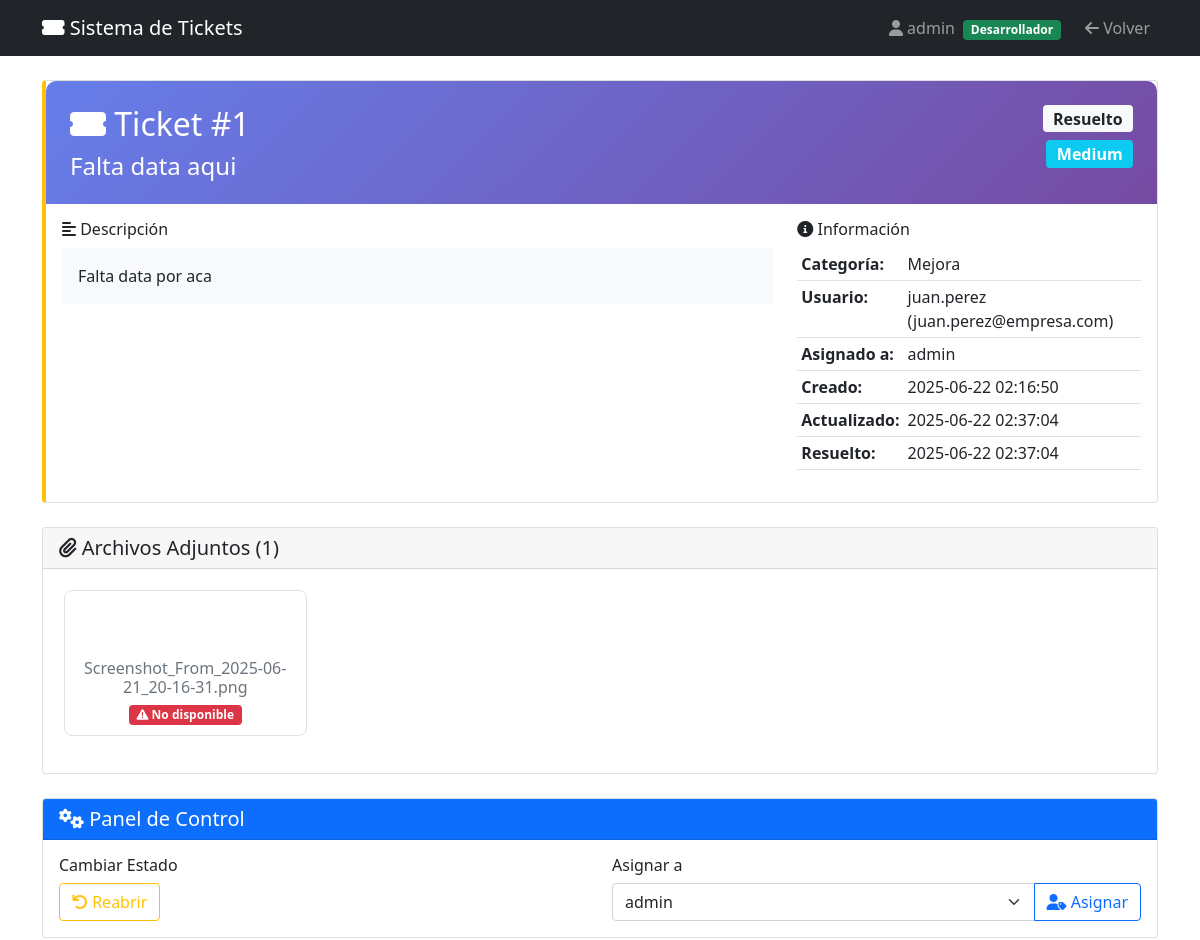
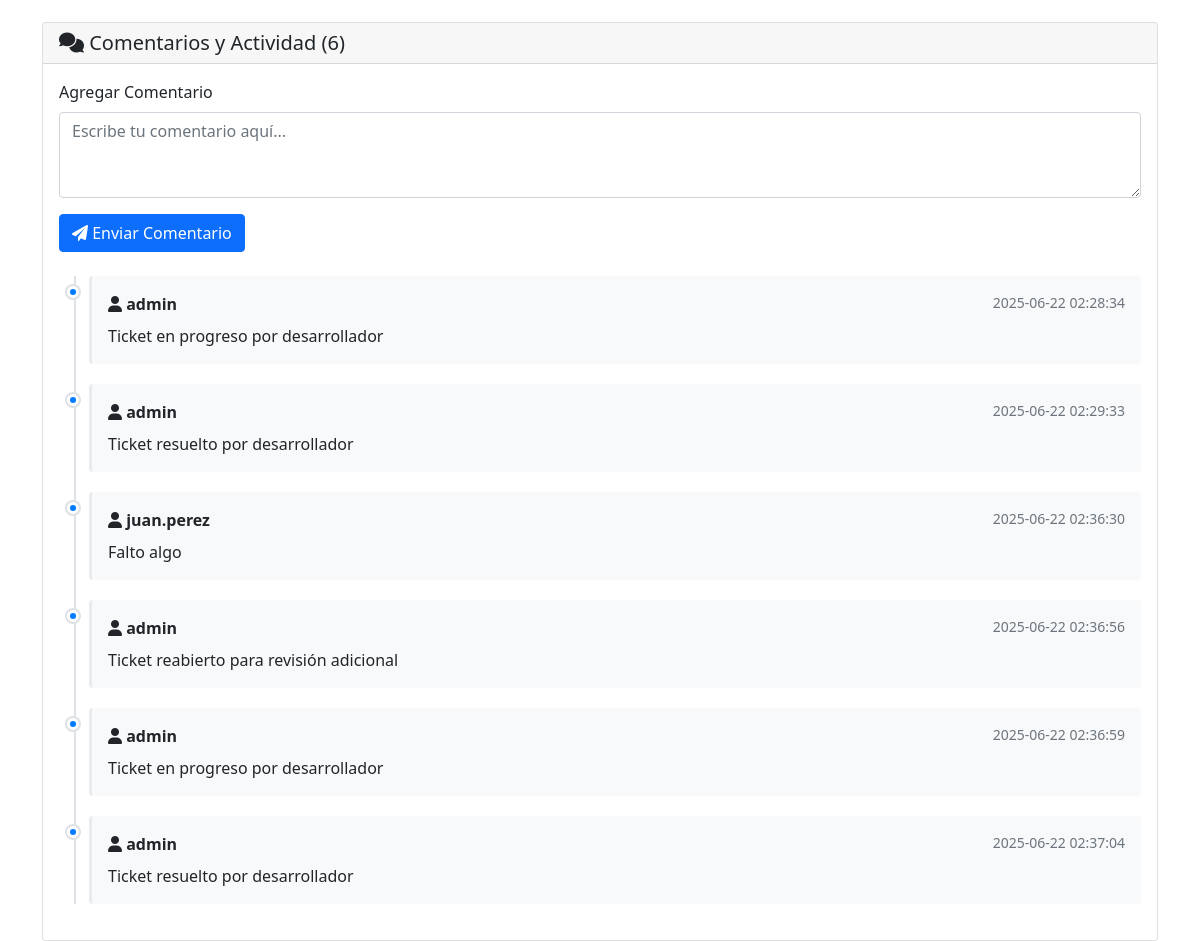
The page /view_ticket/1 (signed in) on the database its author committed (2 pictures, top to bottom).
### tables this page shows
CREATE TABLE users (
                id INTEGER PRIMARY KEY AUTOINCREMENT,
                username TEXT UNIQUE NOT NULL,
                email TEXT NOT NULL,
                is_active BOOLEAN DEFAULT 1,
                is_developer BOOLEAN DEFAULT 0,
                created_at TIMESTAMP DEFAULT CURRENT_TIMESTAMP
            );

CREATE TABLE tickets (
                id INTEGER PRIMARY KEY AUTOINCREMENT,
                title TEXT NOT NULL,
                description TEXT NOT NULL,
                category TEXT NOT NULL,
                priority TEXT NOT NULL,
                status TEXT DEFAULT 'Abierto',
                user_id INTEGER,
                assigned_to INTEGER,
                created_at TIMESTAMP DEFAULT CURRENT_TIMESTAMP,
                updated_at TIMESTAMP DEFAULT CURRENT_TIMESTAMP,
                resolved_at TIMESTAMP,
                attachments TEXT, drive_attachments TEXT,
                FOREIGN KEY (user_id) REFERENCES users (id),
                FOREIGN KEY (assigned_to) REFERENCES users (id)
            );

CREATE TABLE comments (
                id INTEGER PRIMARY KEY AUTOINCREMENT,
                ticket_id INTEGER,
                user_id INTEGER,
                comment TEXT NOT NULL,
                created_at TIMESTAMP DEFAULT CURRENT_TIMESTAMP,
                FOREIGN KEY (ticket_id) REFERENCES tickets (id),
                FOREIGN KEY (user_id) REFERENCES users (id)
            );

### app_simple.py (the view)
@app.route('/view_ticket/<int:ticket_id>')
def view_ticket(ticket_id):
    if 'user_id' not in session:
        return redirect(url_for('index'))
    user_id = session['user_id']
    is_developer = session['is_developer']
    conn = sqlite3.connect(DATABASE)
    cursor = conn.cursor()
    cursor.execute('''
        SELECT t.*, u.username as user_name, u.email as user_email,
               d.username as developer_name, d.email as developer_email
        FROM tickets t
        LEFT JOIN users u ON t.user_id = u.id
        LEFT JOIN users d ON t.assigned_to = d.id
        WHERE t.id = ?
    ''', (ticket_id,))
    ticket = cursor.fetchone()
    if not ticket:
        flash('Ticket no encontrado', 'error')
        return redirect(url_for('dashboard'))
    if not is_developer and ticket[6] != user_id:
        flash('No tienes permisos para ver este ticket', 'error')
        return redirect(url_for('dashboard'))
    cursor.execute('''
        SELECT c.*, u.username
        FROM comments c
        JOIN users u ON c.user_id = u.id
        WHERE c.ticket_id = ?
        ORDER BY c.created_at ASC
    ''', (ticket_id,))
    comments = cursor.fetchall()
    cursor.execute('SELECT id, username FROM users WHERE is_developer = 1 AND is_active = 1')
    developers = cursor.fetchall()
    conn.close()
    attachments = []
    if ticket[11]:  # ticket[11] es la columna attachments
        try:
            attachment_list = json.loads(ticket[11])
            for filename in attachment_list:
                file_path = os.path.join(UPLOAD_FOLDER, filename)
                file_exists = os.path.exists(file_path)
                file_size = 0
                if file_exists:
                    file_size = os.path.getsize(file_path)
                attachments.append({
                    'filename': filename,
                    'original_name': filename.split('_', 2)[-1] if '_' in filename else filename,
                    'exists': file_exists,
                    'size': file_size,
                    'download_url': url_for('download_attachment', ticket_id=ticket_id, filename=filename)
                })
        except json.JSONDecodeError:
            pass
    return render_template('view_ticket.html',
                         ticket=ticket,
                         comments=comments,
                         developers=developers,
                         attachments=attachments,
                         user={'id': user_id, 'username': session['username'], 'is_developer': is_developer})

### templates/view_ticket.html (shortened to what this page needs)
<!DOCTYPE html>
<html lang="es">
<head>
    <link href="https://cdn.jsdelivr.net/npm/bootstrap@5.1.3/dist/css/bootstrap.min.css" rel="stylesheet">
    <link href="https://cdnjs.cloudflare.com/ajax/libs/font-awesome/6.0.0/css/all.min.css" rel="stylesheet">
</head>
<body>
    <nav class="navbar navbar-expand-lg navbar-dark bg-dark">
        <div class="container">
            <a class="navbar-brand" href="/dashboard">
                <i class="fas fa-ticket-alt"></i> Sistema de Tickets
            </a>
            <div class="navbar-nav ms-auto">
                <span class="navbar-text me-3">
                    <i class="fas fa-user"></i> {{ user.username }}
                    {% if user.is_developer %}
                        <span class="badge bg-success ms-1">Desarrollador</span>
                    {% endif %}
                </span>
                <a class="nav-link" href="/dashboard">
                    <i class="fas fa-arrow-left"></i> Volver
                </a>
            </div>
        </div>
    </nav>
    <div class="container mt-4">
        <div class="card priority-{{ ticket[4].lower() }} mb-4">
            <div class="ticket-header p-4">
                <div class="d-flex justify-content-between align-items-start">
                    <div>
                        <h2 class="mb-2">
                            <i class="fas fa-ticket-alt"></i>
                            Ticket #{{ ticket[0] }}
                        </h2>
                        <h4 class="mb-0">{{ ticket[1] }}</h4>
                    </div>
                    <div class="text-end">
                        <span class="badge bg-light text-dark fs-6 mb-2">
                            {{ ticket[5] }}
                        </span>
                        <br>
                        <span class="badge bg-{{ 'danger' if ticket[4] == 'Critical' else 'warning' if ticket[4] == 'High' else 'info' if ticket[4] == 'Medium' else 'success' }} fs-6">
                            {{ ticket[4] }}
                        </span>
                    </div>
                </div>
            </div>
            <div class="card-body">
                <div class="row">
                    <div class="col-md-8">
                        <h6><i class="fas fa-align-left"></i> Descripción</h6>
                        <div class="bg-light p-3 rounded">
                            {{ ticket[2]|replace('\n', '<br>')|safe }}
                        </div>
                    </div>
                    <div class="col-md-4">
                        <h6><i class="fas fa-info-circle"></i> Información</h6>
                        <table class="table table-sm">
                            <tr>
                                <td><strong>Categoría:</strong></td>
                                <td>{{ ticket[3] }}</td>
                            </tr>
                            <tr>
                                <td><strong>Usuario:</strong></td>
                                <td>{{ ticket[13] }} ({{ ticket[14] }})</td>
                            </tr>
                            <tr>
                                <td><strong>Asignado a:</strong></td>
                                <td>{{ ticket[15] or 'Sin asignar' }}</td>
                            </tr>
                            <tr>
                                <td><strong>Creado:</strong></td>
                                <td>{{ ticket[8] }}</td>
                            </tr>
                            <tr>
                                <td><strong>Actualizado:</strong></td>
                                <td>{{ ticket[9] }}</td>
                            </tr>
                            {% if ticket[10] %}
                            <tr>
                                <td><strong>Resuelto:</strong></td>
                                <td>{{ ticket[10] }}</td>
                            </tr>
                            {% endif %}
                        </table>
                    </div>
                </div>
            </div>
        </div>
        {% if attachments %}
        <div class="card mb-4">
            <div class="card-header">
                <h5 class="mb-0">
                    <i class="fas fa-paperclip"></i>
                    Archivos Adjuntos ({{ attachments|length }})
                </h5>
            </div>
            <div class="card-body">
                <div class="row">
                    {% for attachment in attachments %}
                    <div class="col-md-4 col-lg-3 mb-3">
                        <div class="attachment-card text-center">
                            {% if attachment.exists %}
                                <a href="{{ attachment.download_url }}" class="text-decoration-none text-dark">
                                    <div class="file-icon text-primary">
                                        {% if attachment.filename.lower().endswith(('.png', '.jpg', '.jpeg', '.gif')) %}
                                            <i class="fas fa-image"></i>
                                        {% elif attachment.filename.lower().endswith('.pdf') %}
                                            <i class="fas fa-file-pdf"></i>
                                        {% elif attachment.filename.lower().endswith(('.doc', '.docx')) %}
                                            <i class="fas fa-file-word"></i>
                                        {% elif attachment.filename.lower().endswith('.txt') %}
                                            <i class="fas fa-file-alt"></i>
                                        {% else %}
                                            <i class="fas fa-file"></i>
                                        {% endif %}
                                    </div>
                                    <h6 class="mb-1">{{ attachment.original_name }}</h6>
                                    <small class="text-muted">
                                        {{ (attachment.size / 1024)|round(1) }} KB
                                    </small>
                                    <br>
                                    <span class="badge bg-success mt-2">
                                        <i class="fas fa-download"></i> Descargar
                                    </span>
                                </a>
                            {% else %}
                                <div class="file-icon text-muted">
                                </div>
                                <h6 class="mb-1 text-muted">{{ attachment.original_name }}</h6>
                                <span class="badge bg-danger">
                                    <i class="fas fa-exclamation-triangle"></i> No disponible
                                </span>
                            {% endif %}
                        </div>
                    </div>
                    {% endfor %}
                </div>
            </div>
        </div>
        {% endif %}
        {% if user.is_developer %}
        <div class="card mb-4">
            <div class="card-header bg-primary text-white">
                <h5 class="mb-0">
                    <i class="fas fa-cogs"></i> Panel de Control
                </h5>
            </div>
            <div class="card-body">
                <div class="row">
                    <div class="col-md-6">
                        <h6>Cambiar Estado</h6>
                        <form method="POST" action="/update_ticket" class="d-inline">
                            <div class="btn-group" role="group">
                                {% if ticket[5] == 'Resuelto' %}
                                <button type="button" class="btn btn-outline-warning" onclick="updateTicketStatus('Abierto')">
                                    <i class="fas fa-undo"></i> Reabrir
                                </button>
                                {% endif %}
                            </div>
                        </form>
                    </div>
                    <div class="col-md-6">
                        <h6>Asignar a</h6>
                        <form method="POST" action="/assign_ticket">
                            <div class="input-group">
                                <select name="assigned_to" class="form-select">
                                    {% for dev in developers %}
                                    <option value="{{ dev[0] }}" {% if dev[0] == ticket[7] %}selected{% endif %}>
                                        {{ dev[1] }}
                                    </option>
                                    {% endfor %}
                                </select>
                                <button type="submit" class="btn btn-outline-primary">
                                    <i class="fas fa-user-tag"></i> Asignar
                                </button>
                            </div>
                        </form>
                    </div>
                </div>
            </div>
        </div>
        {% endif %}
        <div class="card">
            <div class="card-header">
                <h5 class="mb-0">
                    <i class="fas fa-comments"></i>
                    Comentarios y Actividad ({{ comments|length }})
                </h5>
            </div>
            <div class="card-body">
                <form method="POST" action="/add_comment" class="mb-4">
                    <div class="mb-3">
                        <label for="comment" class="form-label">Agregar Comentario</label>
                        <textarea class="form-control"
                                  id="comment"
                                  name="comment"
                                  rows="3"
                                  placeholder="Escribe tu comentario aquí..."
                                  required></textarea>
                    </div>
                    <button type="submit" class="btn btn-primary">
                        <i class="fas fa-paper-plane"></i> Enviar Comentario
                    </button>
                </form>
                {% if comments %}
                <div class="timeline">
                    {% for comment in comments %}
                    <div class="timeline-item">
                        <div class="comment-card p-3 rounded">
                            <div class="d-flex justify-content-between align-items-start mb-2">
                                <strong>
                                    <i class="fas fa-user"></i> {{ comment[5] }}
                                </strong>
                                <small class="text-muted">{{ comment[4] }}</small>
                            </div>
                            <div>{{ comment[3]|replace('\n', '<br>')|safe }}</div>
                        </div>
                    </div>
                    {% endfor %}
                </div>
                {% else %}
                <div class="text-center text-muted py-4">
                    <i class="fas fa-comment-slash fa-2x mb-2"></i>
                    <p>No hay comentarios aún. ¡Sé el primero en comentar!</p>
                </div>
                {% endif %}
            </div>
        </div>
    </div>
</body>
</html>

### templates/view_ticket.html (style rules this page uses)
.ticket-header { background: linear-gradient(135deg, #667eea 0%, #764ba2 100%); color: white; border-radius: 10px 10px 0 0; }
.priority-medium { border-left: 4px solid #ffc107; }
.comment-card { border-left: 3px solid #e9ecef; background-color: #f8f9fa; }
.attachment-card { border: 1px solid #dee2e6; border-radius: 8px; padding: 10px; margin: 5px; transition: all 0.3s ease; }
.file-icon { font-size: 2rem; margin-bottom: 10px; }
.timeline { position: relative; padding-left: 30px; }
.timeline::before { content: ''; position: absolute; left: 15px; top: 0; bottom: 0; width: 2px; background: #dee2e6; }
.timeline-item { position: relative; margin-bottom: 20px; }
.timeline-item::before { content: ''; position: absolute; left: -22px; top: 10px; width: 12px; height: 12px; border-radius: 50%; background: #007bff; border: 3px solid white; box-shadow: 0 0 0 2px #dee2e6; }

### rows shown on the page
users: username "admin"
tickets: id "1", title "Falta data aqui", status "Resuelto", priority "Medium", description "Falta data por aca", category "Mejora", created_at "2025-06-22 02:16:50", updated_at "2025-06-22 02:37:04", resolved_at "2025-06-22 02:37:04", assigned_to "admin"
users: username "juan.perez", email "juan.perez@empresa.com"
comments: username "admin", created_at "2025-06-22 02:28:34", comment "Ticket en progreso por desarrollador"
comments: username "admin", created_at "2025-06-22 02:29:33", comment "Ticket resuelto por desarrollador"
comments: username "juan.perez", created_at "2025-06-22 02:36:30", comment "Falto algo"
comments: username "admin", created_at "2025-06-22 02:36:56", comment "Ticket reabierto para revisión adicional"
comments: username "admin", created_at "2025-06-22 02:36:59", comment "Ticket en progreso por desarrollador"
comments: username "admin", created_at "2025-06-22 02:37:04", comment "Ticket resuelto por desarrollador"

### other values the page prints
{{ attachments|length }} "1"
{{ attachment.original_name }} "Screenshot_From_2025-06-21_20-16-31.png"
{{ comments|length }} "6"
